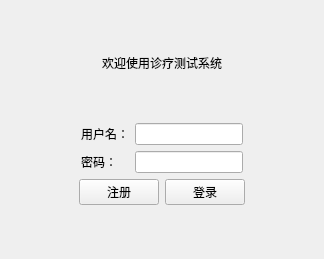
<?xml version="1.0" encoding="UTF-8"?>
<ui version="4.0">
 <class>Login</class>
 <widget class="QMainWindow" name="Login">
  <property name="geometry">
   <rect>
    <x>0</x>
    <y>0</y>
    <width>324</width>
    <height>259</height>
   </rect>
  </property>
  <property name="windowTitle">
   <string>登录</string>
  </property>
  <widget class="QWidget" name="centralwidget">
   <layout class="QVBoxLayout" name="verticalLayout">
    <item>
     <spacer name="verticalSpacer">
      <property name="orientation">
       <enum>Qt::Vertical</enum>
      </property>
      <property name="sizeHint" stdset="0">
       <size>
        <width>20</width>
        <height>34</height>
       </size>
      </property>
     </spacer>
    </item>
    <item>
     <widget class="QLabel" name="label">
      <property name="text">
       <string>欢迎使用诊疗测试系统</string>
      </property>
      <property name="alignment">
       <set>Qt::AlignCenter</set>
      </property>
     </widget>
    </item>
    <item>
     <spacer name="verticalSpacer_2">
      <property name="orientation">
       <enum>Qt::Vertical</enum>
      </property>
      <property name="sizeHint" stdset="0">
       <size>
        <width>20</width>
        <height>34</height>
       </size>
      </property>
     </spacer>
    </item>
    <item>
     <layout class="QHBoxLayout" name="horizontalLayout_2">
      <item>
       <spacer name="horizontalSpacer">
        <property name="orientation">
         <enum>Qt::Horizontal</enum>
        </property>
        <property name="sizeHint" stdset="0">
         <size>
          <width>40</width>
          <height>20</height>
         </size>
        </property>
       </spacer>
      </item>
      <item>
       <layout class="QFormLayout" name="formLayout">
        <item row="0" column="0">
         <widget class="QLabel" name="label_2">
          <property name="text">
           <string>用户名：</string>
          </property>
         </widget>
        </item>
        <item row="0" column="1">
         <widget class="QLineEdit" name="lineEdit_username"/>
        </item>
        <item row="1" column="0">
         <widget class="QLabel" name="label_3">
          <property name="text">
           <string>密码：</string>
          </property>
         </widget>
        </item>
        <item row="1" column="1">
         <widget class="QLineEdit" name="lineEdit_password"/>
        </item>
       </layout>
      </item>
      <item>
       <spacer name="horizontalSpacer_2">
        <property name="orientation">
         <enum>Qt::Horizontal</enum>
        </property>
        <property name="sizeHint" stdset="0">
         <size>
          <width>40</width>
          <height>20</height>
         </size>
        </property>
       </spacer>
      </item>
     </layout>
    </item>
    <item>
     <layout class="QHBoxLayout" name="horizontalLayout_3">
      <item>
       <spacer name="horizontalSpacer_3">
        <property name="orientation">
         <enum>Qt::Horizontal</enum>
        </property>
        <property name="sizeHint" stdset="0">
         <size>
          <width>40</width>
          <height>20</height>
         </size>
        </property>
       </spacer>
      </item>
      <item>
       <layout class="QHBoxLayout" name="horizontalLayout">
        <item>
         <widget class="QPushButton" name="btn_register">
          <property name="text">
           <string>注册</string>
          </property>
         </widget>
        </item>
        <item>
         <widget class="QPushButton" name="btn_login">
          <property name="text">
           <string>登录</string>
          </property>
         </widget>
        </item>
       </layout>
      </item>
      <item>
       <spacer name="horizontalSpacer_4">
        <property name="orientation">
         <enum>Qt::Horizontal</enum>
        </property>
        <property name="sizeHint" stdset="0">
         <size>
          <width>40</width>
          <height>20</height>
         </size>
        </property>
       </spacer>
      </item>
     </layout>
    </item>
    <item>
     <spacer name="verticalSpacer_4">
      <property name="orientation">
       <enum>Qt::Vertical</enum>
      </property>
      <property name="sizeHint" stdset="0">
       <size>
        <width>20</width>
        <height>34</height>
       </size>
      </property>
     </spacer>
    </item>
   </layout>
  </widget>
 </widget>
 <resources/>
 <connections/>
</ui>
